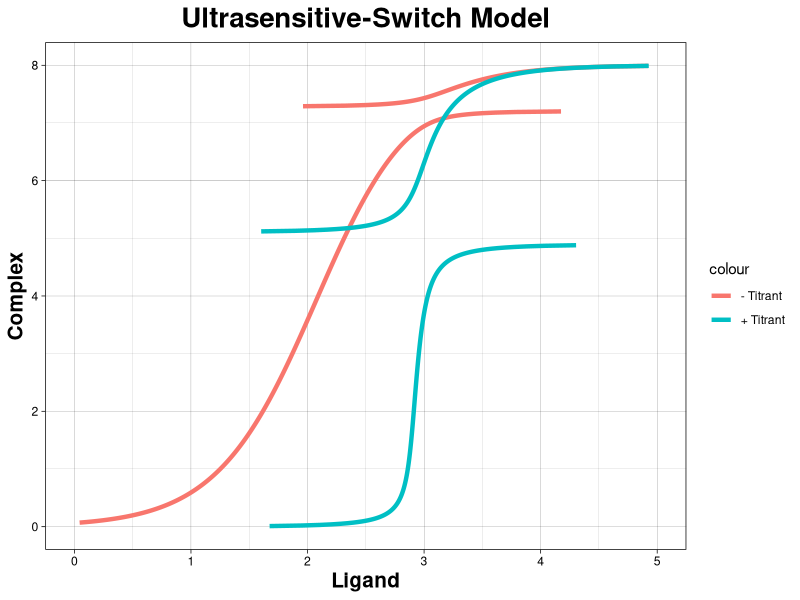

Source code (R):
#Ultrasensitive-Switch Model
#SDS

#Set Working Directory
setwd("")
library(ggplot2)

#Set Initiaal Conditions
K_d1 = 115.6 #nM
K_dT = 2.1 #M
K_d2 = 105 #nM
P_0 = 8 #nM
R_0 = 960 #nM

#Without Titrant
T_0 = 0
Y = NULL
for (C in c(seq(0.01,7.99,0.01))) { 
  x = (K_d2*C)/(P_0-C)
  L = (K_d1*x)/(R_0-C-x-(x*T_0)/(x+K_dT))
  PL = x
  S = (x*T_0)/(x+K_dT)  
  Ligand_norm = L + PL + C + S
  newrow = data.frame(C,Ligand_norm)
  Y = rbind(Y,newrow)
}

#With Titrant
T_0 = 800 #nM
Z = NULL
for (C in c(seq(0.01,7.99,0.01))) { 
  x = (K_d2*C)/(P_0-C)
  L = (K_d1*x)/(R_0-C-x-(x*T_0)/(x+K_dT))
  PL = x
  S = (x*T_0)/(x+K_dT)  
  Ligand_titrated = L + PL + C + S
  newrow = data.frame(Ligand_titrated)
  Z = rbind(Z,newrow)
}

Graph = cbind(Y,Z)

dev.new()
pdf(file = "Ultrasensitive-Switch Model.pdf")
ggplot(data = Graph) + 
  geom_path(mapping = aes(x = log10(Ligand_norm), y = C,colour= "- Titrant"), size = 1.5) +
  geom_path(mapping = aes(x = log10(Ligand_titrated), y = C,colour= "+ Titrant"), size = 1.5) +
  xlab("Ligand") +
  ylab("Complex") +
  ggtitle("Ultrasensitive-Switch Model") +
  xlim(0,5)+
  ylim(0,8)+
  theme_linedraw() +
  theme(
    plot.title = element_text(hjust = 0.5, size=20, face="bold"),
    axis.title.x = element_text(size=15, face="bold"),
    axis.title.y = element_text(size=15, face="bold"))
dev.off()
